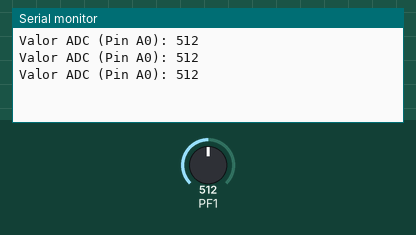
Recording of a program running on a simulated ATmega2560, built with avr-gcc and emulated at 16 MHz. Parts: the last lines printed to the serial monitor. Inputs (shaded band) come from the test bench; at power-on: PF1 = 512.

Above: at 1.4 s.
1.5 s: PF1 set to 716
At 2.1 s:
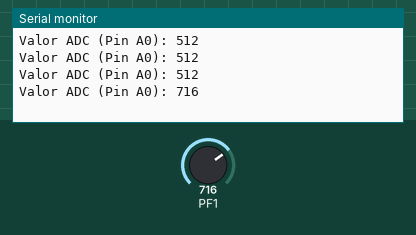
3.0 s: PF1 set to 900
At 3.7 s:
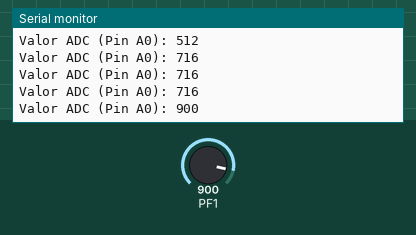
Timing chart, 0 to 6.0 s (numbered marks = the images above; inputs shaded):
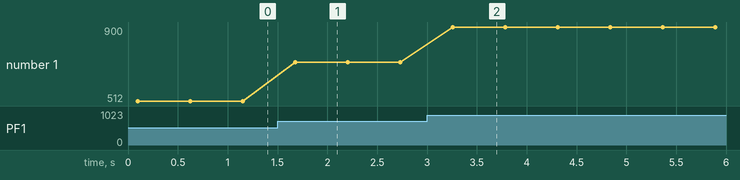

The program:

ejemplo_simple.c
```c
/*


 /*


 el ADC tiene una resolucion de 10 bits

 donde el valor minimo es GND

 y el maximo valor repesentadoo en voltaje en AREF pin,

 opcionalmente AVCC o un voltaje de referencia interno de 1.1V o 2.56V pueden

 conectar al pin AREF escribiendo en los bit REFSn en el registro ADMUX


#include <avr/io.h>


void ADC_ini(void){


    //referncias al AREF PIN, ADC 9
    //adlar =0 , alineado a la derecha
    ADMUX |= (1<<REFS0) | (1<<MUX0);

    //PARA SELECCIONR EL ADC
    ADCSRB | (1<<MUX5);


    //seleccionamos el PS, como veo la unica opcion es el de 128 que nos da 125KHz,
    //el rango adecuado para el ADC trabaje, recorfando que el ADC los primeros 13
    //ciclos en cunato se prede es basura
    //y el ADC tarda cerca de 13 ciclos en realizar una conversion


    //habilidar el ADC, PS = 128
    ADCSRA |= (1<<ADEN) | (7<<ADPS0);


    DIDR2 |=1<<ADC9D; //deshabilitamos la parte digitial el pin asicado al ADC9


}


//leer lo que esta en el ADC

uint16_t read_adc(uint8_t channel){

    //inicar la converiron

    ADCSRA |= (1<<ADSC);

    //cunado se termina la conversion este bit se pone el 0 de nuevo porque lo que hace es realizar
    //una solo conversion, por lo que en cada conversion se debe de activar
    //por lo que ahora esperamos hasta que esta se termine

    while(ADCSRA & (1<<ADSC));


    uint8_t adc_high = ADCH;
    uint8_t adc_low = ADCL;

    return (adc_high << 8) | adc_low;


}


int main(void)
{

    // Insert code

    while(1)
    ;

    return 0;
}

*/


#include <avr/io.h>
#include <util/delay.h> // Para _delay_ms
#include <stdlib.h>     // Necesario para itoa()

// --- Definiciones de Frecuencia y Baud Rate ---
#ifndef F_CPU
#define F_CPU 16000000UL // Frecuencia del CPU, ej. 16 MHz para Arduino Mega
#endif

#define BAUD 9600 // Velocidad en baudios para la comunicación serial
#define UBRR_VALUE (((F_CPU / (16UL * BAUD))) - 1) // Calcula el valor para el registro UBRR

// --- Funciones de UART ---

void uart_init() {
    // Configurar la velocidad en baudios
    //UBRR0H = (unsigned char)(UBRR_VALUE >> 8);
    //UBRR0L = (unsigned char)UBRR_VALUE;

    UBRR0 =103;
    // Habilitar el transmisor (TX)
    UCSR0B = (1 << TXEN0) |(1<<RXEN0);


    //PARIDAD PAR - 1 STOP BIT - 8 BITS
    UCSR0C |= (1<<UPM01)| (1 << UCSZ01) | (1 << UCSZ00);
}

void uart_transmit_byte(unsigned char data) {
    // Esperar a que el buffer de transmisión de datos esté vacío
    while (!(UCSR0A & (1 << UDRE0)));
    // Poner el dato en el buffer y enviarlo
    UDR0 = data;
}

void uart_transmit_string(const char *str) {
    while (*str != '\0') {
        uart_transmit_byte(*str);
        str++;
    }
}

// --- Funciones de ADC ---

void setup_adc() {
    // Referencia: AVCC con capacitor en AREF (REFS0=1, REFS1=0)
    // Esto se logra con ADMUX = (1 << REFS0);
    // Alineación a la derecha (ADLAR=0) es el valor por defecto, no es necesario ajustarlo explícitamente si ya está en 0.
    ADMUX |= (1<<REFS0) | (1<<MUX0);

    //PARA SELECCIONR EL ADC
    ADCSRB | (1<<MUX5);

    // Prescalador: 128 (para 16MHz -> 125kHz ADC clock)
    // Habilitar ADC (ADEN=1)
    // Bits ADPS2, ADPS1, ADPS0 a 1 configuran el prescalador a 128
    ADCSRA = (1 << ADEN) | (1 << ADPS2) | (1 << ADPS1) | (1 << ADPS0);

    // Deshabilitar entradas digitales en el pin ADC0 para reducir ruido y consumo.
    DIDR2 |= (1 << ADC9D);
    // Si vas a usar otros pines como ADC1, etc., asegúrate de deshabilitar sus entradas digitales también.
    // DIDR0 |= (1 << ADC1D);
}

uint16_t read_adc(uint8_t channel) {
    // Seleccionar el canal de entrada analógica
    // MUX4:0 (bits 4:0 de ADMUX) para canales 0-7
    // MUX5 (bit 3 de ADCSRB) para canales 8-15
    /*
    if (channel >= 8) { // Si el canal es ADC8 a ADC15 (pin del puerto K)
        ADCSRB |= (1 << MUX5); // Habilita MUX5
        // Ajusta los 4 bits MUX de ADMUX para el canal específico (channel - 8)
        ADMUX = (ADMUX & 0xF0) | (channel - 8);
    } else { // Si el canal es ADC0 a ADC7
        ADCSRB &= ~(1 << MUX5); // Deshabilita MUX5
        // Ajusta los 4 bits MUX de ADMUX para el canal específico
        ADMUX = (ADMUX & 0xF0) | channel;
    }*/

    // Iniciar la conversión ADC
    ADCSRA |= (1 << ADSC);

    // Esperar a que la bandera ADSC se borre (la conversión ha terminado)
    while (ADCSRA & (1 << ADSC));

    // Leer el resultado de 10 bits. ADCL debe leerse primero para bloquear el buffer
    // y asegurar la integridad de los datos.
    uint8_t low_byte = ADCL;
    uint8_t high_byte = ADCH;

    // Combinar los bytes para obtener el valor de 10 bits
    return (high_byte << 8) | low_byte;
}

// --- Función Principal ---

int main() {
    setup_adc(); // Inicializa el ADC
    uart_init(); // Inicializa el UART

    char buffer[10]; // Buffer para almacenar la cadena de texto del valor ADC

     _delay_ms(100); // Pequeña espera
    while (1) {

        uint16_t adc_value = read_adc(0); // Lee el valor del canal ADC0

        // Convertir el valor entero del ADC a una cadena de texto (decimal)
        itoa(adc_value, buffer, 10);

        // Enviar el mensaje por UART
        uart_transmit_string("Valor ADC (Pin A0): ");
        uart_transmit_string(buffer);
        uart_transmit_string("\r\n"); // Enviar un retorno de carro y salto de línea para formatear

        _delay_ms(500); // Esperar 500 milisegundos antes de la siguiente lectura
    }

    return 0;
}
```

Measured:
- after the input at 1.5 s, the serial monitor: prints a new line after 0.18 s (image 1)
- after the input at 3.0 s, the serial monitor: prints a new line after 0.26 s (image 2)
- plotted number 1: 512 → 716 after the input at 1.5 s, 716 → 900 after the input at 3.0 s
